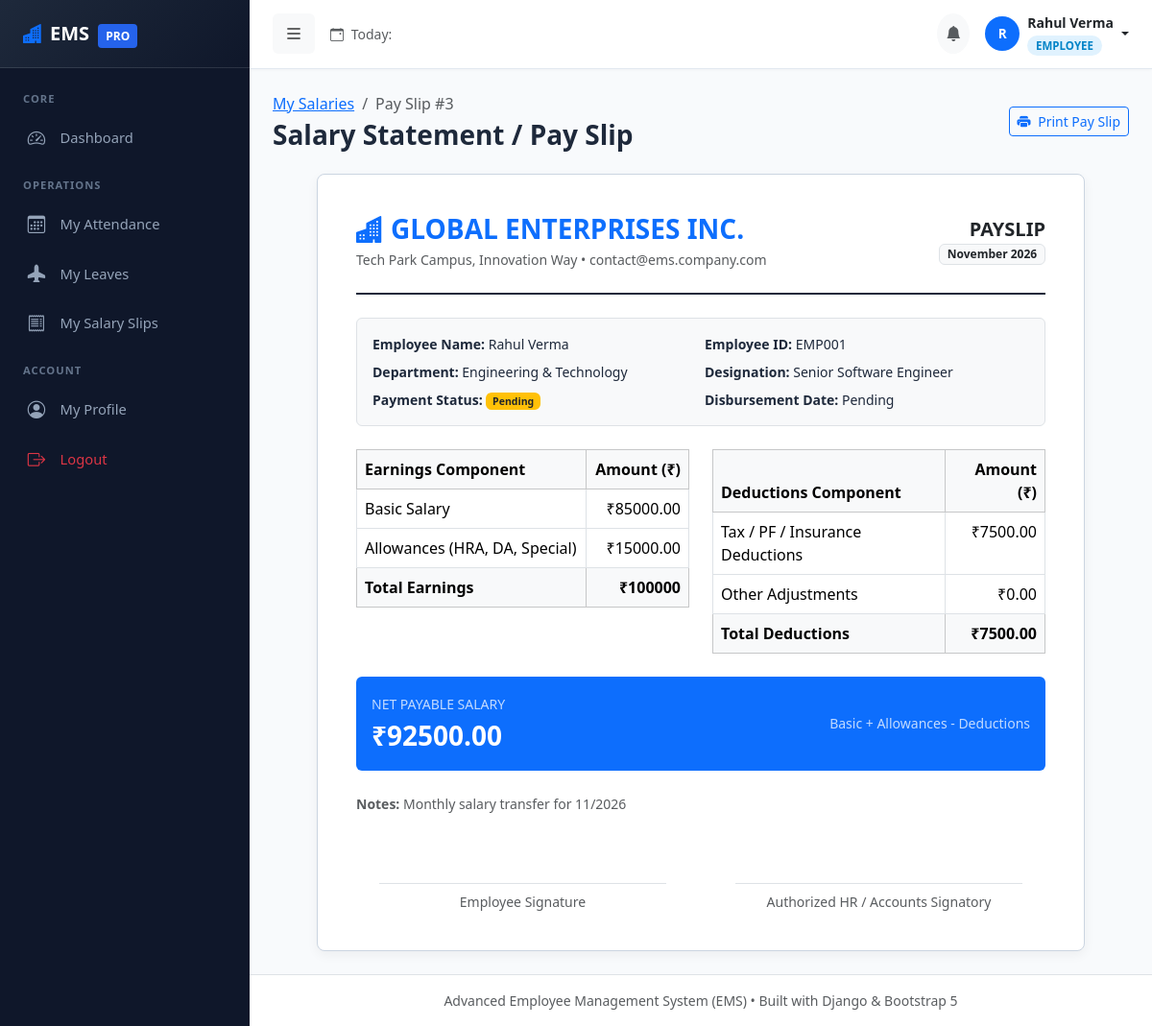
The page /payroll/3/statement/ (signed in) on the database its author committed.
### accounts/models.py (models this page shows, shortened)
class UserProfile(models.Model):
    ROLE_CHOICES = (
        ('ADMIN', 'Admin'),
        ('HR', 'HR Manager'),
        ('EMPLOYEE', 'Employee'),
    )
    user = models.OneToOneField(User, on_delete=models.CASCADE, related_name='profile')
    role = models.CharField(max_length=20, choices=ROLE_CHOICES, default='EMPLOYEE')
    created_at = models.DateTimeField(auto_now_add=True)

### payroll/models.py (models this page shows, shortened)
class Salary(models.Model):
    MONTH_CHOICES = (
        (1, 'January'),
        (2, 'February'),
        (3, 'March'),
        (4, 'April'),
        (5, 'May'),
        (6, 'June'),
        (7, 'July'),
        (8, 'August'),
        (9, 'September'),
        (10, 'October'),
        (11, 'November'),
        (12, 'December'),
    )
    STATUS_CHOICES = (
        ('PAID', 'Paid'),
        ('PENDING', 'Pending'),
        ('FAILED', 'Failed'),
    )
    employee = models.ForeignKey(Employee, on_delete=models.CASCADE, related_name='salaries')
    month = models.PositiveSmallIntegerField(choices=MONTH_CHOICES)
    year = models.PositiveIntegerField()
    basic_salary = models.DecimalField(max_digits=12, decimal_places=2, verbose_name="Basic Salary (₹/$)")
    allowances = models.DecimalField(max_digits=12, decimal_places=2, default=0.00, verbose_name="Allowances")
    deductions = models.DecimalField(max_digits=12, decimal_places=2, default=0.00, verbose_name="Deductions")
    net_salary = models.DecimalField(max_digits=12, decimal_places=2, blank=True, verbose_name="Net Salary")
    payment_date = models.DateField(null=True, blank=True, verbose_name="Payment Date")
    payment_status = models.CharField(max_length=20, choices=STATUS_CHOICES, default='PENDING')
    notes = models.TextField(blank=True, verbose_name="Notes / Remarks")
    created_at = models.DateTimeField(auto_now_add=True)
    class Meta:
        unique_together = ('employee', 'month', 'year')
        ordering = ['-year', '-month']

### employees/models.py (models this page shows, shortened)
class Employee(models.Model):
    GENDER_CHOICES = (
        ('Male', 'Male'),
        ('Female', 'Female'),
        ('Other', 'Other'),
    )
    STATUS_CHOICES = (
        ('ACTIVE', 'Active'),
        ('INACTIVE', 'Inactive'),
        ('ON_LEAVE', 'On Leave'),
        ('TERMINATED', 'Terminated'),
    )
    user = models.OneToOneField(User, on_delete=models.CASCADE, related_name='employee_profile')
    emp_id = models.CharField(max_length=20, unique=True, verbose_name="Employee ID")
    first_name = models.CharField(max_length=50)
    last_name = models.CharField(max_length=50)
    email = models.EmailField(unique=True)
    phone = models.CharField(max_length=20)
    gender = models.CharField(max_length=10, choices=GENDER_CHOICES)
    date_of_birth = models.DateField(verbose_name="Date of Birth")
    address = models.TextField()
    profile_photo = models.FileField(upload_to='employee_photos/', blank=True, null=True, verbose_name="Profile Photo")
    joining_date = models.DateField(verbose_name="Joining Date")
    department = models.ForeignKey(Department, on_delete=models.SET_NULL, null=True, blank=True, related_name='employees')
    designation = models.CharField(max_length=100)
    employment_status = models.CharField(max_length=20, choices=STATUS_CHOICES, default='ACTIVE')
    emergency_contact = models.CharField(max_length=100, blank=True, verbose_name="Emergency Contact")
    created_at = models.DateTimeField(auto_now_add=True)
    updated_at = models.DateTimeField(auto_now=True)
    class Meta:
        ordering = ['emp_id']
    @property
    def full_name(self):
        return f"{self.first_name} {self.last_name}"
    @property
    def photo_url(self):
        if self.profile_photo and hasattr(self.profile_photo, 'url'):
            return self.profile_photo.url
        return None

### departments/models.py (models this page shows, shortened)
class Department(models.Model):
    department_code = models.CharField(max_length=20, unique=True, verbose_name="Department Code")
    name = models.CharField(max_length=100, unique=True, verbose_name="Department Name")
    description = models.TextField(blank=True, verbose_name="Description")
    created_at = models.DateTimeField(auto_now_add=True)
    updated_at = models.DateTimeField(auto_now=True)
    class Meta:
        ordering = ['name']

### payroll/views.py (the view)
# urls.py: path('<int:pk>/statement/', views.salary_detail_view, name='salary_detail'),
@login_required
def salary_detail_view(request, pk):
    salary = get_object_or_404(Salary.objects.select_related('employee', 'employee__department'), pk=pk)
    user = request.user
    is_staff_or_admin = user.is_superuser or (hasattr(user, 'profile') and user.profile.role in ['ADMIN', 'HR'])
    if not is_staff_or_admin:
        if not hasattr(user, 'employee_profile') or user.employee_profile.pk != salary.employee.pk:
            messages.error(request, "Unauthorized: You are only permitted to view your own salary statements.")
            return redirect('dashboard')
    return render(request, 'salary_detail.html', {'salary': salary, 'is_staff_or_admin': is_staff_or_admin})

### templates/salary_detail.html (shortened to what this page needs)
{% extends 'base.html' %}
{% block content %}
<div class="mb-4 d-flex justify-content-between align-items-center no-print">
    <div>
        <nav aria-label="breadcrumb">
            <ol class="breadcrumb mb-1">
                {% if is_staff_or_admin %}
                <li class="breadcrumb-item"><a href="{% url 'salary_list' %}">Payroll</a></li>
                {% else %}
                <li class="breadcrumb-item"><a href="{% url 'my_salary' %}">My Salaries</a></li>
                {% endif %}
                <li class="breadcrumb-item active" aria-current="page">Pay Slip #{{ salary.pk }}</li>
            </ol>
        </nav>
        <h3 class="fw-bold mb-0">Salary Statement / Pay Slip</h3>
    </div>
    <div class="d-flex gap-2">
        <button onclick="window.print()" class="btn btn-outline-primary btn-sm">
            <i class="bi bi-printer-fill me-1"></i> Print Pay Slip
        </button>
    </div>
</div>
<div class="payslip-container">
    <div class="payslip-header d-flex justify-content-between align-items-center">
        <div>
            <h3 class="fw-bold text-primary mb-1"><i class="bi bi-buildings-fill me-2"></i>GLOBAL ENTERPRISES INC.</h3>
            <p class="text-muted small mb-0">Tech Park Campus, Innovation Way &bull; contact@ems.company.com</p>
        </div>
        <div class="text-end">
            <h5 class="fw-bold text-dark mb-0">PAYSLIP</h5>
            <span class="badge bg-light text-dark border">{{ salary.get_month_display }} {{ salary.year }}</span>
        </div>
    </div>
    <div class="bg-light p-3 rounded-2 border mb-4">
        <div class="row g-2 small">
            <div class="col-sm-6"><strong>Employee Name:</strong> {{ salary.employee.full_name }}</div>
            <div class="col-sm-6"><strong>Employee ID:</strong> {{ salary.employee.emp_id }}</div>
            <div class="col-sm-6"><strong>Department:</strong> {{ salary.employee.department.name|default:"Unassigned" }}</div>
            <div class="col-sm-6"><strong>Designation:</strong> {{ salary.employee.designation }}</div>
            <div class="col-sm-6"><strong>Payment Status:</strong>
                <span class="badge {% if salary.payment_status == 'PAID' %}bg-success{% else %}bg-warning text-dark{% endif %}">
                    {{ salary.get_payment_status_display }}
                </span>
            </div>
            <div class="col-sm-6"><strong>Disbursement Date:</strong> {{ salary.payment_date|default:"Pending" }}</div>
        </div>
    </div>
    <div class="row g-4 mb-4">
        <div class="col-6">
            <table class="table table-bordered mb-0">
                <thead class="table-light">
                    <tr>
                        <th>Earnings Component</th>
                        <th class="text-end">Amount (₹)</th>
                    </tr>
                </thead>
                <tbody>
                    <tr>
                        <td>Basic Salary</td>
                        <td class="text-end">₹{{ salary.basic_salary }}</td>
                    </tr>
                    <tr>
                        <td>Allowances (HRA, DA, Special)</td>
                        <td class="text-end">₹{{ salary.allowances }}</td>
                    </tr>
                    <tr class="table-light fw-bold">
                        <td>Total Earnings</td>
                        <td class="text-end">₹{{ salary.basic_salary|add:salary.allowances }}</td>
                    </tr>
                </tbody>
            </table>
        </div>
        <div class="col-6">
            <table class="table table-bordered mb-0">
                <thead class="table-light">
                    <tr>
                        <th>Deductions Component</th>
                        <th class="text-end">Amount (₹)</th>
                    </tr>
                </thead>
                <tbody>
                    <tr>
                        <td>Tax / PF / Insurance Deductions</td>
                        <td class="text-end">₹{{ salary.deductions }}</td>
                    </tr>
                    <tr>
                        <td>Other Adjustments</td>
                        <td class="text-end">₹0.00</td>
                    </tr>
                    <tr class="table-light fw-bold">
                        <td>Total Deductions</td>
                        <td class="text-end">₹{{ salary.deductions }}</td>
                    </tr>
                </tbody>
            </table>
        </div>
    </div>
    <div class="p-3 bg-primary text-white rounded-2 d-flex justify-content-between align-items-center mb-4">
        <div>
            <span class="small text-uppercase opacity-75">Net Payable Salary</span>
            <div class="fs-3 fw-bold">₹{{ salary.net_salary }}</div>
        </div>
        <div class="text-end opacity-75 small">
            Basic + Allowances - Deductions
        </div>
    </div>
    {% if salary.notes %}
    <div class="small text-muted mb-4">
        <strong>Notes:</strong> {{ salary.notes }}
    </div>
    {% endif %}
    <div class="row pt-5 mt-4 text-center text-muted small">
        <div class="col-6">
            <div class="border-top pt-2 mx-4">Employee Signature</div>
        </div>
        <div class="col-6">
            <div class="border-top pt-2 mx-4">Authorized HR / Accounts Signatory</div>
        </div>
    </div>
</div>
{% endblock %}

### templates/base.html (shortened to what this page needs)
<!DOCTYPE html>
<html lang="en">
<head>
    <link href="https://cdn.jsdelivr.net/npm/bootstrap@5.3.3/dist/css/bootstrap.min.css" rel="stylesheet">
    <link rel="stylesheet" href="https://cdn.jsdelivr.net/npm/bootstrap-icons@1.11.3/font/bootstrap-icons.min.css">
    {% load static %}
    <link rel="stylesheet" href="{% static 'css/style.css' %}">
</head>
<body>
    {% if user.is_authenticated %}
    <div class="d-flex" id="wrapper">
        <div id="sidebar-wrapper">
            <div class="sidebar-heading d-flex align-items-center justify-content-between">
                <div>
                    <i class="bi bi-buildings-fill text-primary me-2"></i>EMS <span class="brand-badge ms-1">PRO</span>
                </div>
            </div>
            <div class="py-2">
                <div class="sidebar-category">Core</div>
                <a href="{% url 'dashboard' %}" class="sidebar-nav-item {% if request.resolver_match.url_name == 'dashboard' %}active{% endif %}">
                    <i class="bi bi-speedometer2"></i> Dashboard
                </a>
                <div class="sidebar-category">Operations</div>
                {% if is_employee_user %}
                <a href="{% url 'my_attendance' %}" class="sidebar-nav-item {% if request.resolver_match.url_name == 'my_attendance' %}active{% endif %}">
                    <i class="bi bi-calendar3"></i> My Attendance
                </a>
                <a href="{% url 'my_leaves' %}" class="sidebar-nav-item {% if request.resolver_match.url_name == 'my_leaves' or request.resolver_match.url_name == 'leave_apply' %}active{% endif %}">
                    <i class="bi bi-airplane-fill"></i> My Leaves
                </a>
                <a href="{% url 'my_salary' %}" class="sidebar-nav-item {% if request.resolver_match.url_name == 'my_salary' %}active{% endif %}">
                    <i class="bi bi-receipt"></i> My Salary Slips
                </a>
                {% endif %}
                <div class="sidebar-category">Account</div>
                <a href="{% url 'profile' %}" class="sidebar-nav-item {% if request.resolver_match.url_name == 'profile' %}active{% endif %}">
                    <i class="bi bi-person-circle"></i> My Profile
                </a>
                <a href="{% url 'logout' %}" class="sidebar-nav-item text-danger">
                    <i class="bi bi-box-arrow-right"></i> Logout
                </a>
            </div>
        </div>
        <div id="page-content-wrapper">
            <nav class="navbar navbar-expand-lg top-navbar">
                <div class="container-fluid px-0">
                    <button class="btn btn-light border-0 me-3" id="sidebarToggle" type="button">
                        <i class="bi bi-list fs-5"></i>
                    </button>
                    <div class="d-none d-md-flex align-items-center">
                        <span class="text-muted small">
                            <i class="bi bi-calendar-event me-1"></i> Today: {{ today|date:"l, d F Y" }}
                        </span>
                    </div>
                    <div class="ms-auto d-flex align-items-center gap-3">
                        <div class="dropdown">
                            <a class="btn btn-light position-relative rounded-circle p-2" href="#" role="button" data-bs-toggle="dropdown" aria-expanded="false">
                                <i class="bi bi-bell-fill text-muted"></i>
                            </a>
                        </div>
                        <div class="dropdown">
                            <a class="d-flex align-items-center text-decoration-none dropdown-toggle text-dark" href="#" role="button" data-bs-toggle="dropdown" aria-expanded="false">
                                {% if current_employee and current_employee.photo_url %}
                                <img src="{{ current_employee.photo_url }}" alt="Profile" class="navbar-user-avatar me-2">
                                {% else %}
                                <div class="emp-table-avatar me-2 bg-primary text-white">
                                    {{ user.first_name|default:user.username|slice:":1"|upper }}
                                </div>
                                {% endif %}
                                <div class="d-none d-lg-block text-start me-1">
                                    <div class="fw-bold small">{{ user.first_name|default:user.username }} {{ user.last_name }}</div>
                                    <span class="role-badge role-{{ user_role|lower }}">{{ user_role }}</span>
                                </div>
                            </a>
                        </div>
                    </div>
                </div>
            </nav>
            <main class="container-fluid p-4">
                {% block content %}{% endblock %}
            </main>
            <footer class="mt-auto py-3 bg-white border-top text-center text-muted small">
                <div class="container-fluid">
                    Advanced Employee Management System (EMS) &bull; Built with Django &amp; Bootstrap 5
                </div>
            </footer>
        </div>
    </div>
    {% endif %}
</body>
</html>

### rows shown on the page
UserProfile: role "EMPLOYEE"
Salary: pk "3", month "November", year "2026", employee.full_name "Rahul Verma", employee.emp_id "EMP001", employee.department.name "Engineering & Technology", employee.designation "Senior Software Engineer", payment_status "Pending", payment_date "Pending", basic_salary "85000.00", allowances "15000.00", basic_salary|add "100000", deductions "7500.00", net_salary "92500.00", notes "Monthly salary transfer for 11/2026"

### other values the page prints
{{ user.first_name|default:user.username|slice:":1"|upper }} "R"
{{ user.first_name|default:user.username }} "Rahul"
{{ user.last_name }} "Verma"
